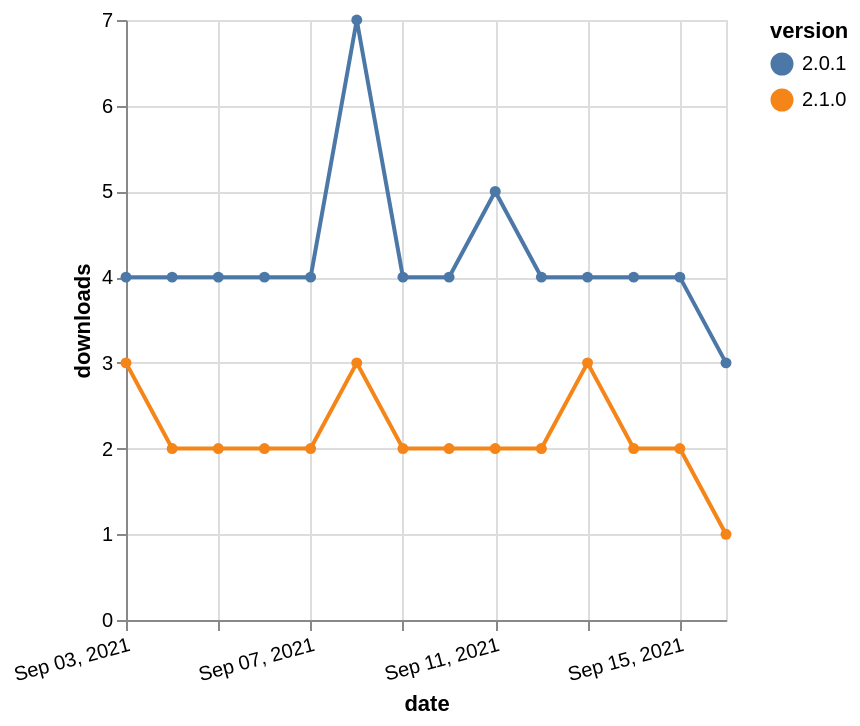

This figure's Vega-Lite source:
### Vega-Lite specification from a JSON file in a GitHub repository (floating-point values rounded to 4 significant figures)
{"$schema": "https://vega.github.io/schema/vega-lite/v5.json", "description": "A simple bar chart with embedded data.", "data": {"values": [{"date": "2021-09-03", "total": 5933, "delta": 4, "version": "2.0.1"}, {"date": "2021-09-04", "total": 5937, "delta": 4, "version": "2.0.1"}, {"date": "2021-09-05", "total": 5941, "delta": 4, "version": "2.0.1"}, {"date": "2021-09-06", "total": 5945, "delta": 4, "version": "2.0.1"}, {"date": "2021-09-07", "total": 5949, "delta": 4, "version": "2.0.1"}, {"date": "2021-09-08", "total": 5956, "delta": 7, "version": "2.0.1"}, {"date": "2021-09-09", "total": 5960, "delta": 4, "version": "2.0.1"}, {"date": "2021-09-10", "total": 5964, "delta": 4, "version": "2.0.1"}, {"date": "2021-09-11", "total": 5969, "delta": 5, "version": "2.0.1"}, {"date": "2021-09-12", "total": 5973, "delta": 4, "version": "2.0.1"}, {"date": "2021-09-13", "total": 5977, "delta": 4, "version": "2.0.1"}, {"date": "2021-09-14", "total": 5981, "delta": 4, "version": "2.0.1"}, {"date": "2021-09-15", "total": 5985, "delta": 4, "version": "2.0.1"}, {"date": "2021-09-16", "total": 5988, "delta": 3, "version": "2.0.1"}, {"date": "2021-09-03", "total": 3089, "delta": 3, "version": "2.1.0"}, {"date": "2021-09-04", "total": 3091, "delta": 2, "version": "2.1.0"}, {"date": "2021-09-05", "total": 3093, "delta": 2, "version": "2.1.0"}, {"date": "2021-09-06", "total": 3095, "delta": 2, "version": "2.1.0"}, {"date": "2021-09-07", "total": 3097, "delta": 2, "version": "2.1.0"}, {"date": "2021-09-08", "total": 3100, "delta": 3, "version": "2.1.0"}, {"date": "2021-09-09", "total": 3102, "delta": 2, "version": "2.1.0"}, {"date": "2021-09-10", "total": 3104, "delta": 2, "version": "2.1.0"}, {"date": "2021-09-11", "total": 3106, "delta": 2, "version": "2.1.0"}, {"date": "2021-09-12", "total": 3108, "delta": 2, "version": "2.1.0"}, {"date": "2021-09-13", "total": 3111, "delta": 3, "version": "2.1.0"}, {"date": "2021-09-14", "total": 3113, "delta": 2, "version": "2.1.0"}, {"date": "2021-09-15", "total": 3115, "delta": 2, "version": "2.1.0"}, {"date": "2021-09-16", "total": 3116, "delta": 1, "version": "2.1.0"}]}, "width": "container", "mark": {"type": "line", "point": {"filled": true}}, "encoding": {"x": {"field": "date", "type": "temporal", "timeUnit": "yearmonthdate", "title": "date", "axis": {"labelAngle": -15}}, "y": {"field": "delta", "type": "quantitative", "title": "downloads"}, "color": {"field": "version", "type": "nominal"}, "tooltip": {"field": "delta"}}}
